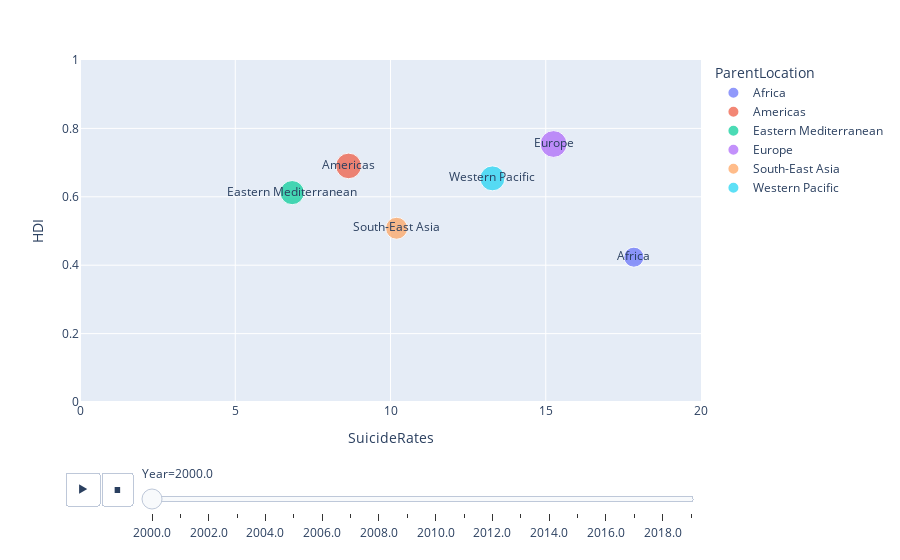

Notebook code for this chart:
### Code cell
import plotly_express as px
px.scatter(continent_values,x = 'SuicideRates', y = 'HDI',color='ParentLocation',
           size='HDI',animation_frame='Year', animation_group='ParentLocation',range_x = [0,20],
          range_y = [0,1],text='ParentLocation')

### Figure 1 — Plotly figure (JSON) as saved in the notebook; plotly's stock layout.template omitted (floating-point values rounded to 4 significant figures)
{"data": [{"hovertemplate": "ParentLocation=%{text}<br>Year=2000.0<br>SuicideRates=%{x}<br>HDI=%{marker.size}<extra></extra>", "ids": ["Africa"], "legendgroup": "Africa", "marker": {"color": "#636efa", "size": [0.4235], "sizemode": "area", "sizeref": 0.002099, "symbol": "circle"}, "mode": "markers+text", "name": "Africa", "orientation": "v", "showlegend": true, "text": ["Africa"], "type": "scatter", "x": [17.84], "xaxis": "x", "y": [0.4235], "yaxis": "y"}, {"hovertemplate": "ParentLocation=%{text}<br>Year=2000.0<br>SuicideRates=%{x}<br>HDI=%{marker.size}<extra></extra>", "ids": ["Americas"], "legendgroup": "Americas", "marker": {"color": "#EF553B", "size": [0.6903], "sizemode": "area", "sizeref": 0.002099, "symbol": "circle"}, "mode": "markers+text", "name": "Americas", "orientation": "v", "showlegend": true, "text": ["Americas"], "type": "scatter", "x": [8.65], "xaxis": "x", "y": [0.6903], "yaxis": "y"}, {"hovertemplate": "ParentLocation=%{text}<br>Year=2000.0<br>SuicideRates=%{x}<br>HDI=%{marker.size}<extra></extra>", "ids": ["Eastern Mediterranean"], "legendgroup": "Eastern Mediterranean", "marker": {"color": "#00cc96", "size": [0.6123], "sizemode": "area", "sizeref": 0.002099, "symbol": "circle"}, "mode": "markers+text", "name": "Eastern Mediterranean", "orientation": "v", "showlegend": true, "text": ["Eastern Mediterranean"], "type": "scatter", "x": [6.833], "xaxis": "x", "y": [0.6123], "yaxis": "y"}, {"hovertemplate": "ParentLocation=%{text}<br>Year=2000.0<br>SuicideRates=%{x}<br>HDI=%{marker.size}<extra></extra>", "ids": ["Europe"], "legendgroup": "Europe", "marker": {"color": "#ab63fa", "size": [0.7544], "sizemode": "area", "sizeref": 0.002099, "symbol": "circle"}, "mode": "markers+text", "name": "Europe", "orientation": "v", "showlegend": true, "text": ["Europe"], "type": "scatter", "x": [15.25], "xaxis": "x", "y": [0.7544], "yaxis": "y"}, {"hovertemplate": "ParentLocation=%{text}<br>Year=2000.0<br>SuicideRates=%{x}<br>HDI=%{marker.size}<extra></extra>", "ids": ["South-East Asia"], "legendgroup": "South-East Asia", "marker": {"color": "#FFA15A", "size": [0.508], "sizemode": "area", "sizeref": 0.002099, "symbol": "circle"}, "mode": "markers+text", "name": "South-East Asia", "orientation": "v", "showlegend": true, "text": ["South-East Asia"], "type": "scatter", "x": [10.2], "xaxis": "x", "y": [0.508], "yaxis": "y"}, {"hovertemplate": "ParentLocation=%{text}<br>Year=2000.0<br>SuicideRates=%{x}<br>HDI=%{marker.size}<extra></extra>", "ids": ["Western Pacific"], "legendgroup": "Western Pacific", "marker": {"color": "#19d3f3", "size": [0.6539], "sizemode": "area", "sizeref": 0.002099, "symbol": "circle"}, "mode": "markers+text", "name": "Western Pacific", "orientation": "v", "showlegend": true, "text": ["Western Pacific"], "type": "scatter", "x": [13.28], "xaxis": "x", "y": [0.6539], "yaxis": "y"}], "layout": {"legend": {"itemsizing": "constant", "title": {"text": "ParentLocation"}, "tracegroupgap": 0}, "margin": {"t": 60}, "sliders": [{"active": 0, "currentvalue": {"prefix": "Year="}, "len": 0.9, "pad": {"b": 10, "t": 60}, "steps": [{"args": [["2000.0"], {"frame": {"duration": 0, "redraw": false}, "fromcurrent": true, "mode": "immediate", "transition": {"duration": 0, "easing": "linear"}}], "label": "2000.0", "method": "animate"}, {"args": [["2001.0"], {"frame": {"duration": 0, "redraw": false}, "fromcurrent": true, "mode": "immediate", "transition": {"duration": 0, "easing": "linear"}}], "label": "2001.0", "method": "animate"}, {"args": [["2002.0"], {"frame": {"duration": 0, "redraw": false}, "fromcurrent": true, "mode": "immediate", "transition": {"duration": 0, "easing": "linear"}}], "label": "2002.0", "method": "animate"}, {"args": [["2003.0"], {"frame": {"duration": 0, "redraw": false}, "fromcurrent": true, "mode": "immediate", "transition": {"duration": 0, "easing": "linear"}}], "label": "2003.0", "method": "animate"}, {"args": [["2004.0"], {"frame": {"duration": 0, "redraw": false}, "fromcurrent": true, "mode": "immediate", "transition": {"duration": 0, "easing": "linear"}}], "label": "2004.0", "method": "animate"}, {"args": [["2005.0"], {"frame": {"duration": 0, "redraw": false}, "fromcurrent": true, "mode": "immediate", "transition": {"duration": 0, "easing": "linear"}}], "label": "2005.0", "method": "animate"}, {"args": [["2006.0"], {"frame": {"duration": 0, "redraw": false}, "fromcurrent": true, "mode": "immediate", "transition": {"duration": 0, "easing": "linear"}}], "label": "2006.0", "method": "animate"}, {"args": [["2007.0"], {"frame": {"duration": 0, "redraw": false}, "fromcurrent": true, "mode": "immediate", "transition": {"duration": 0, "easing": "linear"}}], "label": "2007.0", "method": "animate"}, {"args": [["2008.0"], {"frame": {"duration": 0, "redraw": false}, "fromcurrent": true, "mode": "immediate", "transition": {"duration": 0, "easing": "linear"}}], "label": "2008.0", "method": "animate"}, {"args": [["2009.0"], {"frame": {"duration": 0, "redraw": false}, "fromcurrent": true, "mode": "immediate", "transition": {"duration": 0, "easing": "linear"}}], "label": "2009.0", "method": "animate"}, {"args": [["2010.0"], {"frame": {"duration": 0, "redraw": false}, "fromcurrent": true, "mode": "immediate", "transition": {"duration": 0, "easing": "linear"}}], "label": "2010.0", "method": "animate"}, {"args": [["2011.0"], {"frame": {"duration": 0, "redraw": false}, "fromcurrent": true, "mode": "immediate", "transition": {"duration": 0, "easing": "linear"}}], "label": "2011.0", "method": "animate"}, {"args": [["2012.0"], {"frame": {"duration": 0, "redraw": false}, "fromcurrent": true, "mode": "immediate", "transition": {"duration": 0, "easing": "linear"}}], "label": "2012.0", "method": "animate"}, {"args": [["2013.0"], {"frame": {"duration": 0, "redraw": false}, "fromcurrent": true, "mode": "immediate", "transition": {"duration": 0, "easing": "linear"}}], "label": "2013.0", "method": "animate"}, {"args": [["2014.0"], {"frame": {"duration": 0, "redraw": false}, "fromcurrent": true, "mode": "immediate", "transition": {"duration": 0, "easing": "linear"}}], "label": "2014.0", "method": "animate"}, {"args": [["2015.0"], {"frame": {"duration": 0, "redraw": false}, "fromcurrent": true, "mode": "immediate", "transition": {"duration": 0, "easing": "linear"}}], "label": "2015.0", "method": "animate"}, {"args": [["2016.0"], {"frame": {"duration": 0, "redraw": false}, "fromcurrent": true, "mode": "immediate", "transition": {"duration": 0, "easing": "linear"}}], "label": "2016.0", "method": "animate"}, {"args": [["2017.0"], {"frame": {"duration": 0, "redraw": false}, "fromcurrent": true, "mode": "immediate", "transition": {"duration": 0, "easing": "linear"}}], "label": "2017.0", "method": "animate"}, {"args": [["2018.0"], {"frame": {"duration": 0, "redraw": false}, "fromcurrent": true, "mode": "immediate", "transition": {"duration": 0, "easing": "linear"}}], "label": "2018.0", "method": "animate"}, {"args": [["2019.0"], {"frame": {"duration": 0, "redraw": false}, "fromcurrent": true, "mode": "immediate", "transition": {"duration": 0, "easing": "linear"}}], "label": "2019.0", "method": "animate"}], "x": 0.1, "xanchor": "left", "y": 0, "yanchor": "top"}], "updatemenus": [{"buttons": [{"args": [null, {"frame": {"duration": 500, "redraw": false}, "fromcurrent": true, "mode": "immediate", "transition": {"duration": 500, "easing": "linear"}}], "label": "&#9654;", "method": "animate"}, {"args": [[null], {"frame": {"duration": 0, "redraw": false}, "fromcurrent": true, "mode": "immediate", "transition": {"duration": 0, "easing": "linear"}}], "label": "&#9724;", "method": "animate"}], "direction": "left", "pad": {"r": 10, "t": 70}, "showactive": false, "type": "buttons", "x": 0.1, "xanchor": "right", "y": 0, "yanchor": "top"}], "xaxis": {"anchor": "y", "domain": [0, 1], "range": [0, 20], "title": {"text": "SuicideRates"}}, "yaxis": {"anchor": "x", "domain": [0, 1], "range": [0, 1], "title": {"text": "HDI"}}}}
